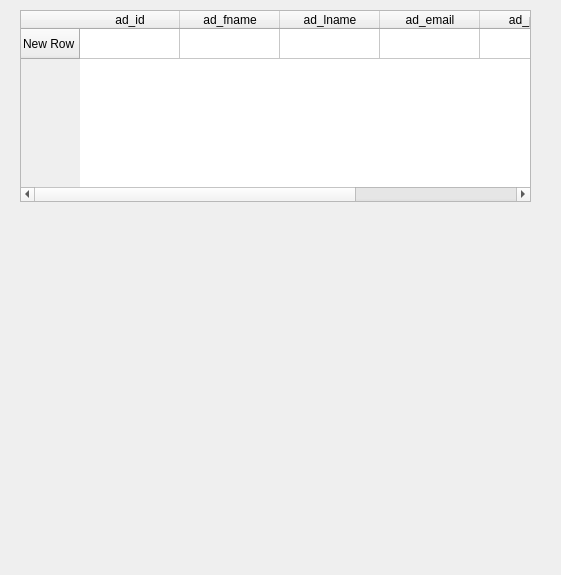
<?xml version="1.0" encoding="UTF-8"?>
<ui version="4.0">
 <class>Form</class>
 <widget class="QWidget" name="Form">
  <property name="geometry">
   <rect>
    <x>0</x>
    <y>0</y>
    <width>561</width>
    <height>575</height>
   </rect>
  </property>
  <property name="windowTitle">
   <string>Form</string>
  </property>
  <widget class="QTableWidget" name="tableWidget">
   <property name="geometry">
    <rect>
     <x>20</x>
     <y>10</y>
     <width>511</width>
     <height>192</height>
    </rect>
   </property>
   <row>
    <property name="text">
     <string>New Row</string>
    </property>
   </row>
   <column>
    <property name="text">
     <string>ad_id</string>
    </property>
   </column>
   <column>
    <property name="text">
     <string>ad_fname</string>
    </property>
   </column>
   <column>
    <property name="text">
     <string>ad_lname</string>
    </property>
   </column>
   <column>
    <property name="text">
     <string>ad_email</string>
    </property>
   </column>
   <column>
    <property name="text">
     <string>ad_pwd</string>
    </property>
   </column>
   <column>
    <property name="text">
     <string>ad_dpic</string>
    </property>
   </column>
  </widget>
 </widget>
 <resources/>
 <connections/>
</ui>
